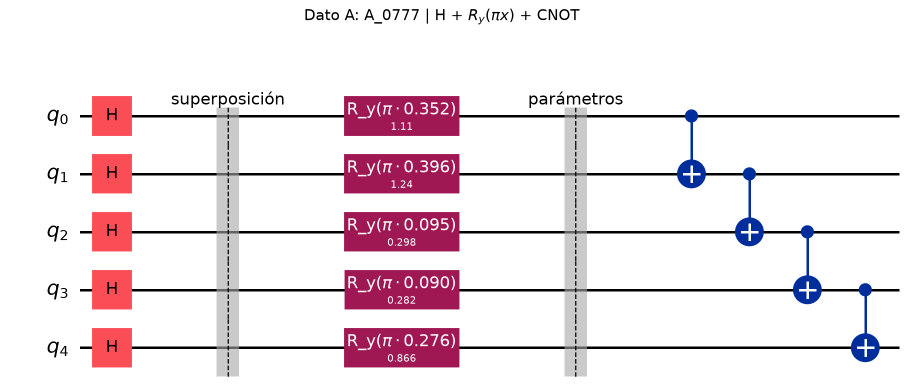
#> input picture tres_datos_finales/circuitos_extendidos/circuito_extendido_dato_A.png, 1825 x 783 px (shown at 1/2 size); its folder holds 3 pictures in this run
$ python 16_crear_figura_circuitos_extendidos_ABC.py
#> lines starting #> are read from the running program, lines starting #| are printed output that depends on the picture
"""Compone los tres circuitos extendidos principales para el informe."""

from pathlib import Path

from PIL import Image, ImageDraw, ImageFont


ROOT = Path(__file__).resolve().parent.parent
SOURCE_DIR = ROOT / "tres_datos_finales" / "circuitos_extendidos"
OUTPUT_DIR = ROOT / "figuras_informe"


def main():
    names = ("A", "B", "C")
    images = []
    for name in names:
        path = SOURCE_DIR / f"circuito_extendido_dato_{name}.png"
        with Image.open(path) as image:
#> image is the input picture: PIL image 1825x783 RGBA; mean R, G, B, A 238, 226.9, 231.5, 255
            images.append(image.convert("RGB"))
    width, height = images[0].size
#> width = 1825; height = 783
    gap, label_height = 18, 28
    sheet = Image.new("RGB", (2 * width + gap, 2 * (height + label_height) + gap), "white")
#> sheet: PIL image 3668x1640 RGB; every value is 255
    draw = ImageDraw.Draw(sheet)
    font = ImageFont.load_default()
    positions = [(0, 0), (width + gap, 0), ((width + gap) // 2, height + label_height + gap)]
#> positions = [(0, 0), (1843, 0), (921, 829)]
    for name, image, (x, y) in zip(names, images, positions):
        sheet.paste(image, (x, y))
        draw.text((x + 8, y + height + 7), f"Circuito extendido: dato {name}", fill="black", font=font)
#> this loop made 3 passes
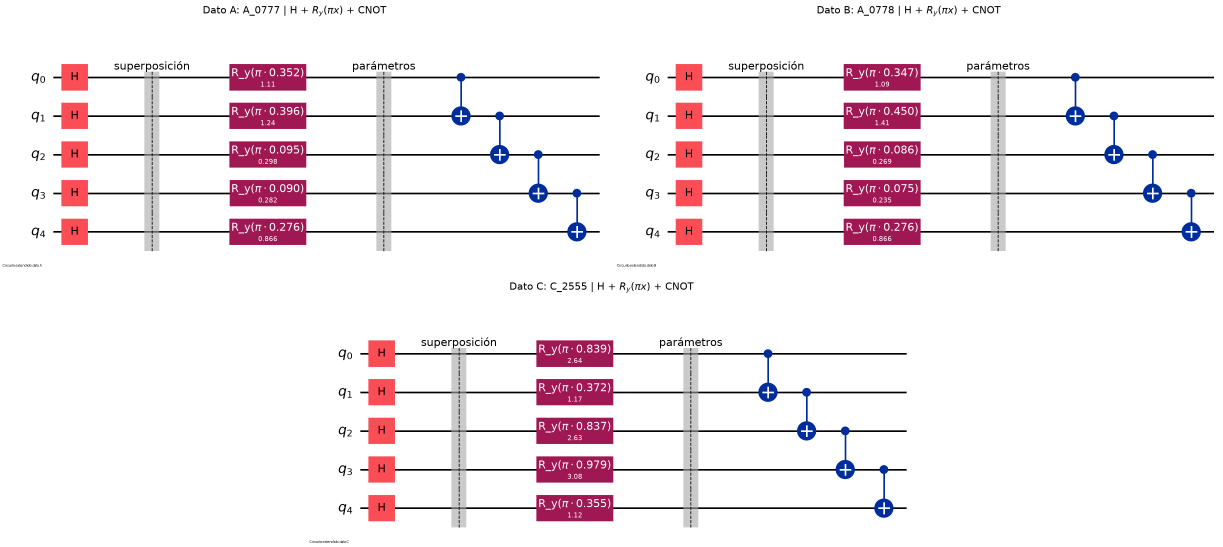
#> sheet: PIL image 3668x1640 RGB (shown at 1/3 size); mean R, G, B 242.9, 234.9, 238.2
    OUTPUT_DIR.mkdir(exist_ok=True)
    output = OUTPUT_DIR / "circuitos_extendidos_ABC.png"
    sheet.save(output, quality=95)
    print(output)


if __name__ == "__main__":
    main()
